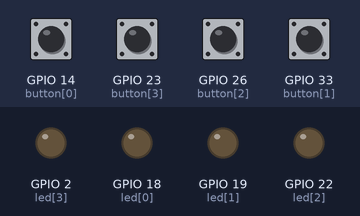
The sketch below on a simulated ESP32. Parts: output pins drawn as LEDs (lit = HIGH). The test bench sets the inputs (shaded band); at power-on: GPIO 14 (button[0]), GPIO 23 (button[3]), GPIO 26 (button[2]), GPIO 33 (button[1]) HIGH. Nothing arrives over Bluetooth unless stated; what the sketch prints to the serial monitor is not drawn.

Above: at 1.2 s.
1.3 s: GPIO 14 (button[0]) pulled LOW for 0.15 s
At 1.37 s:
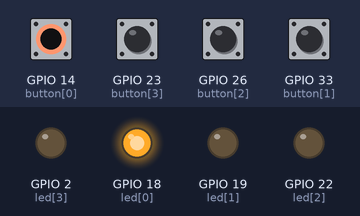
2.9 s: GPIO 23 (button[3]) pulled LOW for 0.15 s
At 2.97 s:
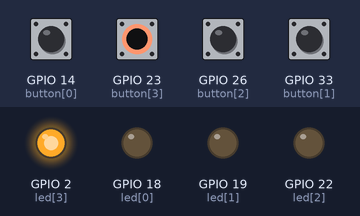
4.5 s: GPIO 26 (button[2]) pulled LOW for 0.15 s
At 4.57 s:
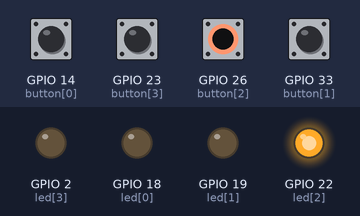
6.1 s: GPIO 33 (button[1]) pulled LOW for 0.15 s
At 6.17 s:
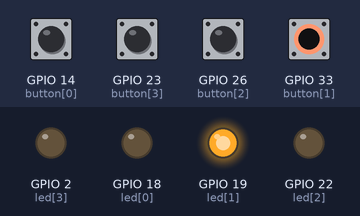
7.7 s: GPIO 14 (button[0]) driven LOW and GPIO 23 (button[3]) driven LOW
At 8.9 s:
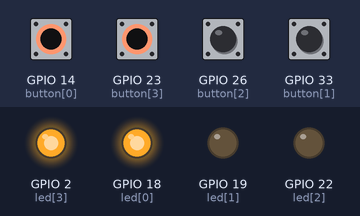
9.2 s: GPIO 26 (button[2]) pulled LOW for 1 s
At 10.0 s:
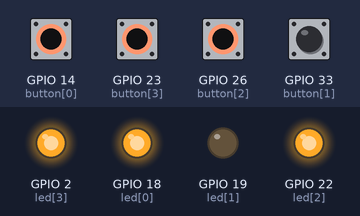
Timing chart, 0 to 12.2 s (numbered marks = the images above; inputs shaded):
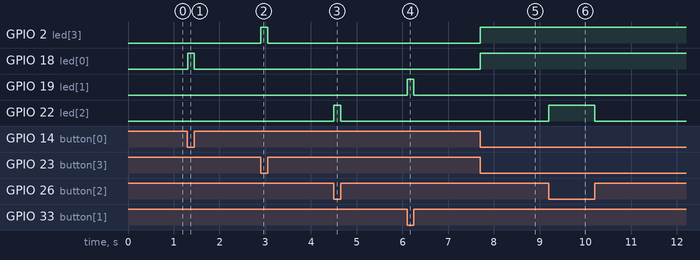

Measured:
- after the input at 1.3 s, GPIO 18 (led[0]): LOW → HIGH at once, → LOW 0.15 s later
- after the input at 2.9 s, GPIO 2 (led[3]): LOW → HIGH at once, → LOW 0.15 s later
- after the input at 4.5 s, GPIO 22 (led[2]): LOW → HIGH at once, → LOW 0.15 s later
- after the input at 6.1 s, GPIO 19 (led[1]): LOW → HIGH at once, → LOW 0.15 s later
- after the input at 7.7 s, GPIO 2 (led[3]), GPIO 18 (led[0]): LOW → HIGH at once
- after the input at 9.2 s, GPIO 22 (led[2]): LOW → HIGH at once, → LOW 1.0 s later

The sketch:

buttonpullup.ino
```cpp
#include "BluetoothSerial.h"

#if !defined(CONFIG_BT_ENABLED) || !defined(CONFIG_BLUEDROID_ENABLED)
#error Bluetooth is not enabled! Please run `make menuconfig` to and enable it
#endif

BluetoothSerial SerialBT;
int led[] = {18,19,22,2};
int button[] = {14,33,26,23};
int current = 0;
void setup()
{
  for (int i=0;i<4;i++)
  {
    pinMode(led[i], OUTPUT);
    pinMode(button[i], INPUT_PULLUP);

  }
  Serial.begin(115200);
  SerialBT.begin("ESP32test"); //Bluetooth device name
  Serial.println("The device started, now you can pair it with bluetooth!");

}

void loop()
{
  for (int i=0;i<4;i++)
  {
    if (digitalRead(button[i])==LOW && current != button[i] )
    {


        digitalWrite(led[i], HIGH);
      switch (i) {
        case 0:
        Serial.println("This is first command");
        SerialBT.println("J");
        break;
        case 1: Serial.println("This is second command");
        SerialBT.println("second");
        break;
        case 2: Serial.println("This is third command");
        SerialBT.println("third");
        break;
        case 3: Serial.println("This is fourth command");
        SerialBT.println("fourth");
        break;

      }
      Serial.println(button[i]);
      current = button[i];


    }
    else if (digitalRead(button[i])==HIGH)
    {
      digitalWrite(led[i], LOW);


    }
  }
}
```
